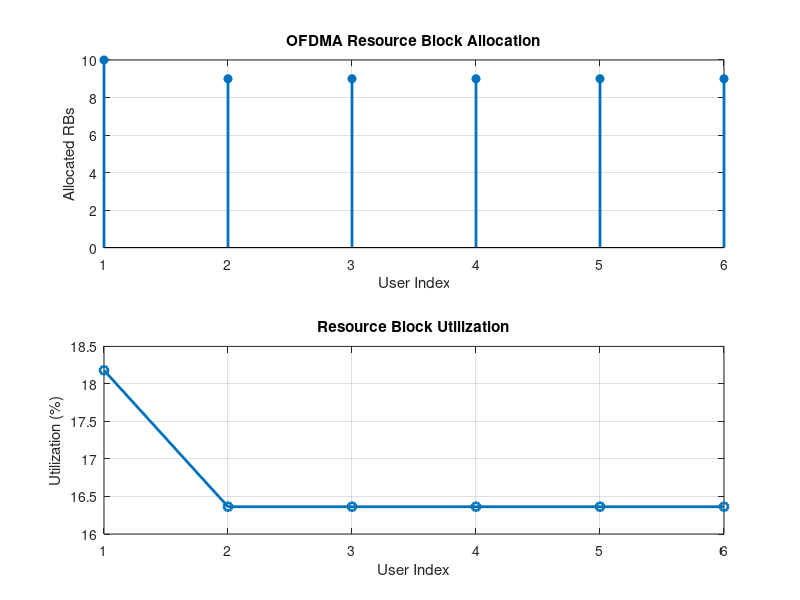
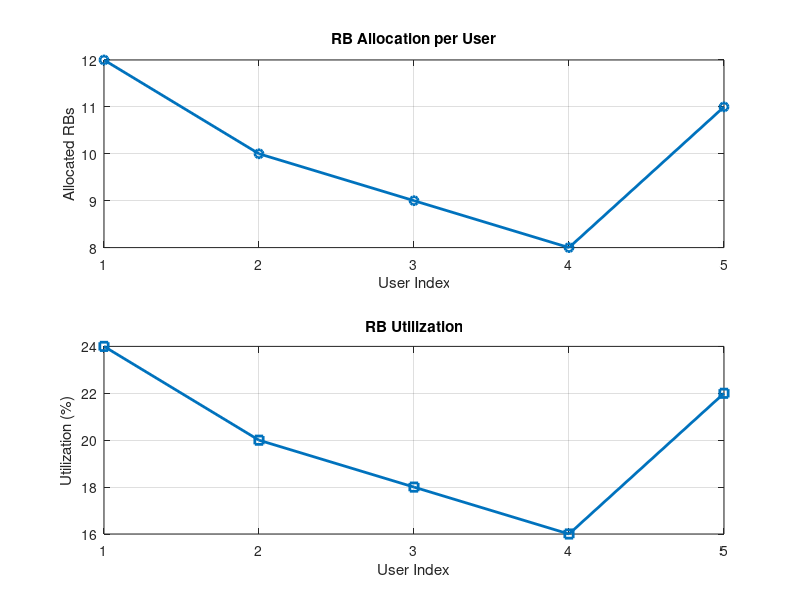
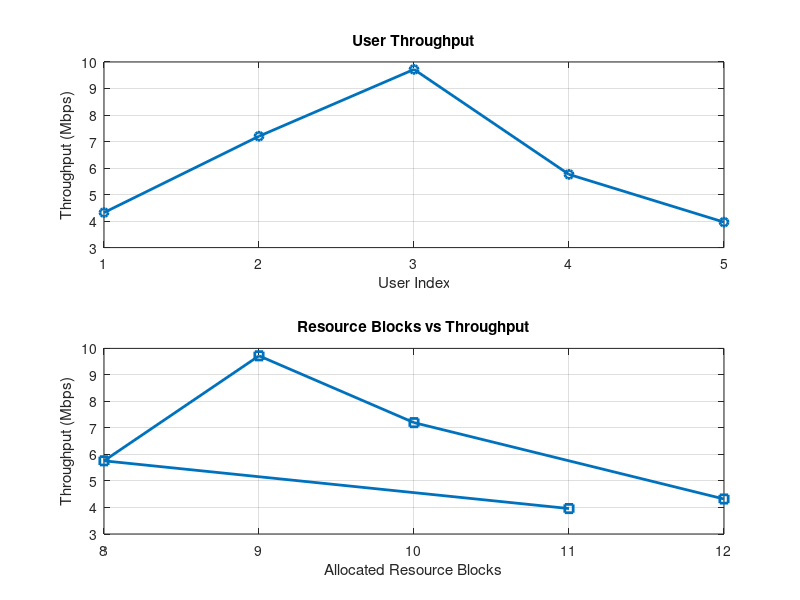

MATLAB code for these plots, in order:
clc;
clear;
close all;

%% ==========================================================
% Create Output Folder
%% ==========================================================

scriptPath = fileparts(mfilename('fullpath'));

if isempty(scriptPath)
    scriptPath = pwd;
end

outputFolder = fullfile(scriptPath,'OFDMA_Output');

if ~exist(outputFolder,'dir')
    mkdir(outputFolder);
end

%% ==========================================================
% Objective 1 : Resource Block Allocation
%% ==========================================================

bandwidth = 10e6;      % 10 MHz
rb_size = 180e3;       % 180 kHz per Resource Block

total_RB = floor(bandwidth/rb_size);

users = 1:6;

base = floor(total_RB/length(users));

alloc = base*ones(1,length(users));

alloc(1:mod(total_RB,length(users))) = ...
    alloc(1:mod(total_RB,length(users))) + 1;

utilization = (alloc/total_RB)*100;

disp('Total Resource Blocks')
disp(total_RB)

disp('RB Allocation per User')
disp(alloc)

fig1 = figure;

subplot(2,1,1)
stem(users,alloc,'filled','LineWidth',2)
title('OFDMA Resource Block Allocation')
xlabel('User Index')
ylabel('Allocated RBs')
grid on

subplot(2,1,2)
plot(users,utilization,'-o','LineWidth',2)
title('Resource Block Utilization')
xlabel('User Index')
ylabel('Utilization (%)')
grid on

exportgraphics(fig1,...
    fullfile(outputFolder,'Objective1_RB_Allocation.png'),...
    'Resolution',300);

%% ==========================================================
% Objective 2 : Resource Block Utilization
%% ==========================================================

total_RB = 50;

users = 1:5;

alloc = [12 10 9 8 11];

util = (alloc/total_RB)*100;

disp('Resource Block Utilization (%)')
disp(util')

fig2 = figure;

subplot(2,1,1)
plot(users,alloc,'-o','LineWidth',2)
title('RB Allocation per User')
xlabel('User Index')
ylabel('Allocated RBs')
grid on

subplot(2,1,2)
plot(users,util,'-s','LineWidth',2)
title('RB Utilization')
xlabel('User Index')
ylabel('Utilization (%)')
grid on

exportgraphics(fig2,...
    fullfile(outputFolder,'Objective2_RB_Utilization.png'),...
    'Resolution',300);

%% ==========================================================
% Objective 3 : User Throughput
%% ==========================================================

rb_bw = 180e3;

alloc_RB = [12 10 9 8 11];

mod_eff = [2 4 6 4 2];

throughput = (alloc_RB.*rb_bw.*mod_eff)/1e6;

disp('User Throughput (Mbps)')
disp(throughput')

fig3 = figure;

subplot(2,1,1)
plot(users,throughput,'-o','LineWidth',2)
title('User Throughput')
xlabel('User Index')
ylabel('Throughput (Mbps)')
grid on

subplot(2,1,2)
plot(alloc_RB,throughput,'-s','LineWidth',2)
title('Resource Blocks vs Throughput')
xlabel('Allocated Resource Blocks')
ylabel('Throughput (Mbps)')
grid on

exportgraphics(fig3,...
    fullfile(outputFolder,'Objective3_User_Throughput.png'),...
    'Resolution',300);

%% ==========================================================
% Completion Message
%% ==========================================================

disp(' ')
disp('All OFDMA objectives executed successfully.')

disp(['Images saved in: ',outputFolder])

disp('Saved Files:')
disp('1. Objective1_RB_Allocation.png')
disp('2. Objective2_RB_Utilization.png')
disp('3. Objective3_User_Throughput.png')
